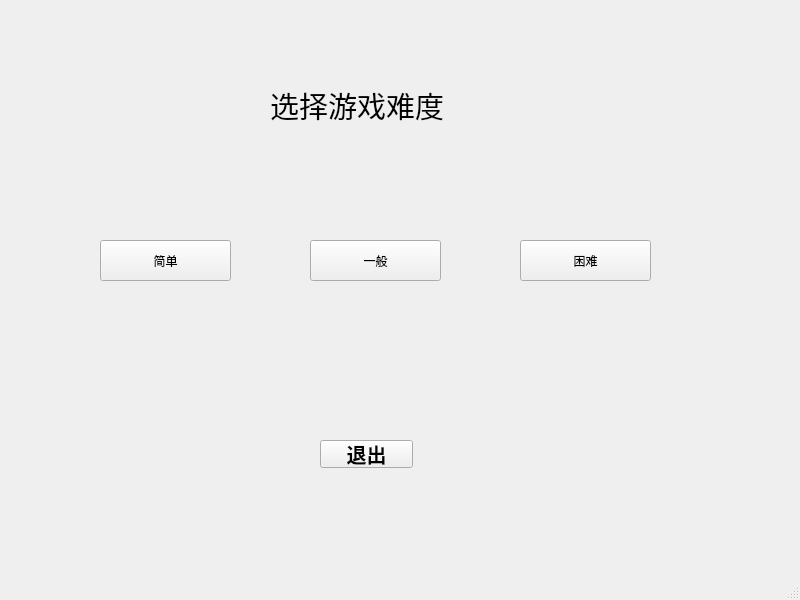
<?xml version="1.0" encoding="UTF-8"?>
<ui version="4.0">
 <class>MainWindow</class>
 <widget class="QMainWindow" name="MainWindow">
  <property name="geometry">
   <rect>
    <x>0</x>
    <y>0</y>
    <width>800</width>
    <height>600</height>
   </rect>
  </property>
  <property name="windowTitle">
   <string>MainWindow</string>
  </property>
  <widget class="QWidget" name="centralwidget">
   <widget class="QLabel" name="label">
    <property name="geometry">
     <rect>
      <x>270</x>
      <y>60</y>
      <width>221</width>
      <height>91</height>
     </rect>
    </property>
    <property name="font">
     <font>
      <pointsize>22</pointsize>
     </font>
    </property>
    <property name="text">
     <string>选择游戏难度</string>
    </property>
   </widget>
   <widget class="QPushButton" name="back_last">
    <property name="geometry">
     <rect>
      <x>320</x>
      <y>440</y>
      <width>93</width>
      <height>28</height>
     </rect>
    </property>
    <property name="font">
     <font>
      <pointsize>15</pointsize>
      <weight>75</weight>
      <bold>true</bold>
     </font>
    </property>
    <property name="text">
     <string>退出</string>
    </property>
   </widget>
   <widget class="QPushButton" name="easy_level">
    <property name="geometry">
     <rect>
      <x>100</x>
      <y>240</y>
      <width>131</width>
      <height>41</height>
     </rect>
    </property>
    <property name="text">
     <string>简单</string>
    </property>
   </widget>
   <widget class="QPushButton" name="normal_level">
    <property name="geometry">
     <rect>
      <x>310</x>
      <y>240</y>
      <width>131</width>
      <height>41</height>
     </rect>
    </property>
    <property name="text">
     <string>一般</string>
    </property>
   </widget>
   <widget class="QPushButton" name="hard_model">
    <property name="geometry">
     <rect>
      <x>520</x>
      <y>240</y>
      <width>131</width>
      <height>41</height>
     </rect>
    </property>
    <property name="text">
     <string>困难</string>
    </property>
   </widget>
  </widget>
  <widget class="QMenuBar" name="menubar">
   <property name="geometry">
    <rect>
     <x>0</x>
     <y>0</y>
     <width>800</width>
     <height>26</height>
    </rect>
   </property>
  </widget>
  <widget class="QStatusBar" name="statusbar"/>
 </widget>
 <resources/>
 <connections/>
</ui>
